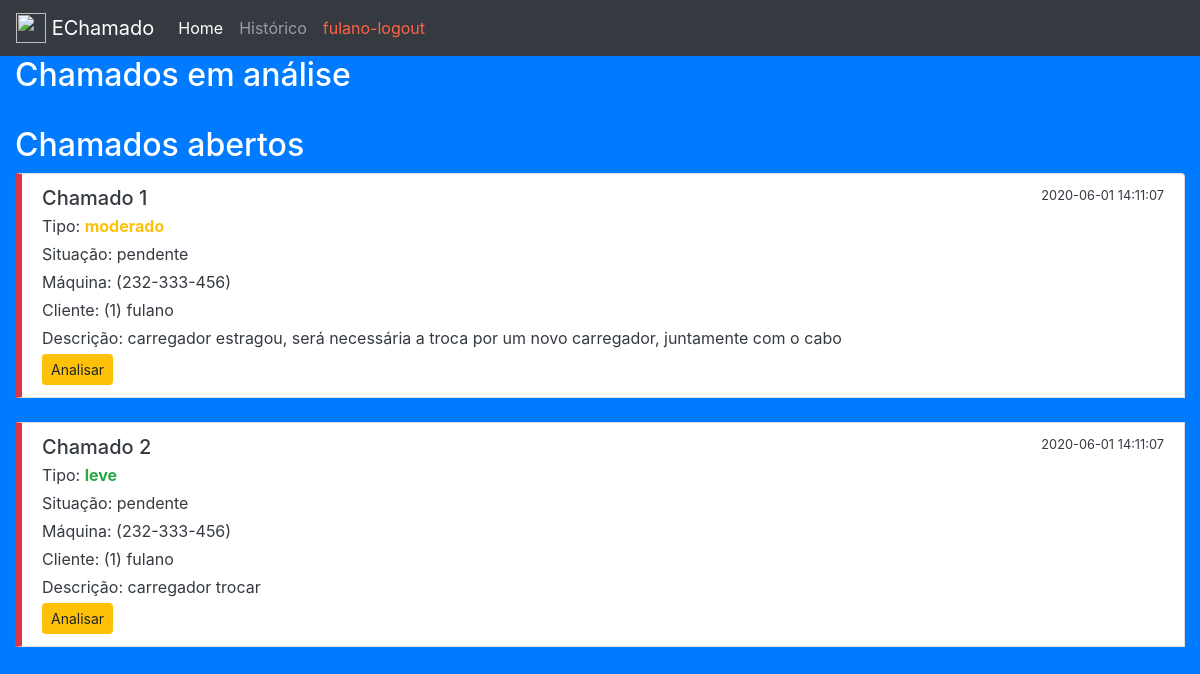
The page /pTecnico.php (signed in) on the database its author committed.
### tables this page shows
CREATE TABLE chamado (
    id INTEGER AUTO_INCREMENT PRIMARY KEY,
    dthrCadastro DATETIME NOT NULL DEFAULT now(),
    descricao VARCHAR(500) NOT NULL,
    tipo VARCHAR(10) NOT NULL,
    situacao VARCHAR(10) NOT NULL DEFAULT "pendente",
    ipMaquina VARCHAR(30),
    idCliente INTEGER NOT NULL,
    idTecnico INTEGER,
    dthrAnalise DATETIME,
    dthrFinalizado DATETIME
) CHARSET=utf8;

CREATE TABLE cliente (
    id INTEGER AUTO_INCREMENT PRIMARY KEY,
    nome VARCHAR(50) NOT NULL,
    senha VARCHAR(5) NOT NULL,
    ativo BOOLEAN NOT NULL DEFAULT 1,
    ipMaquina VARCHAR(30)
) CHARSET=utf8;

### pTecnico.php (the view, shortened to what this page needs)
<?php
    require_once 'conect.php';
?>
<body id="fundo">
<div class="container-fluid">
    <div class="row">
        <div class="col-sm-12" id="menu">
            <nav class="navbar navbar-expand-lg navbar-dark bg-dark">
                <a class="navbar-brand" href="pTecnico.php"><img src="https://img.icons8.com/color/48/000000/technical-support.png" width="30" height="30" class="d-inline-block align-top" alt="" loading="lazy"> EChamado</a>
                <div class="collapse navbar-collapse" id="navbarNav">
                    <ul class="navbar-nav">
                        <li class="nav-item active"><a class="nav-link" href="pTecnico.php">Home</a></li>
                        <li class="nav-item"><a class="nav-link" href="tecRelFinalizados.php">Histórico</a></li>
                        <li class="nav-item"><a class="nav-link" href="logout.php" style="color:tomato;"><?=$_SESSION['nome']?>-logout</a></li>
                    </ul>
                </div>
            </nav>
        </div>
    </div>
    <div class="row">
        <div class="col-sm-12">
            <h2>Chamados em análise</h2>
            <br>
        </div>
    </div>
    <div class="row">
        <div class="col-sm-12">
            <h2>Chamados abertos</h2>
            <div class="list-group">
                <?php
                $r = $db->query("SELECT * FROM chamado WHERE situacao='pendente' ORDER BY dthrCadastro DESC,situacao,tipo DESC");
                $linhas = $r->fetchAll(PDO::FETCH_ASSOC);
                foreach($linhas as $l) {
                    switch ($l['tipo']) {
                        case "leve":
                            $cor = "#28A745";
                            break;
                        case "moderado":
                            $cor = "#FFC107";
                            break;
                    }
                    echo "
                            <li class='list-group-item' id='item2'>
                                <div class='d-flex w-100 justify-content-between'>
                                    <h5 class='mb-1'>Chamado ".$l['id']."</h5>
                                    <small>".$l['dthrCadastro']."</small>
                                </div>
                                <p class='mb-1'>Tipo: <span style='color: ".$cor."'><b>".$l['tipo']."</b></span></p>
                                <p class='mb-1'>Situação: ".$l['situacao']."</p>
                        ";
                    echo "
                                <p class='mb-1'>Máquina: (".$l['ipMaquina'].") ".$nomeMaquina."</p>
                        ";
                    $r3 = $db->prepare("SELECT nome FROM cliente WHERE id=?");
                    $r3->execute(array($l['idCliente']));
                    $linhas3 = $r3->fetchAll(PDO::FETCH_ASSOC);
                    foreach($linhas3 as $l3) {$nomeCliente = $l3['nome'];}
                    echo "
                                <p class='mb-1'>Cliente: (".$l['idCliente'].") ".$nomeCliente."</p>
                                <p class='mb-1'>Descrição: ".$l['descricao']."</p>
                                <a class='btn btn-warning btn-sm' href='analisarChamado.php?id=".base64_encode($l['id'])."&id2=".base64_encode($l['idCliente'])."'>Analisar</a>
                            </li>
                        ";
                    echo "<br>";
                }
                ?>
            </div>
        </div>
    </div>
</div>
</body>
</html>

### estilo.css (style rules this page uses)
#fundo { background-color: #007BFF; color: white; }
#menu { padding: 0%; }
#item2 { color: #343A40; border-left: solid 7px #DC3545; }

### rows shown on the page
chamado: id "1", dthrCadastro "2020-06-01 14:11:07", tipo "moderado", situacao "pendente", ipMaquina "232-333-456", idCliente "1", idCliente.nome "fulano", descricao "carregador estragou, será necessária a troca por um novo carregador, juntamente com o cabo"
chamado: id "2", dthrCadastro "2020-06-01 14:11:07", tipo "leve", situacao "pendente", ipMaquina "232-333-456", idCliente "1", idCliente.nome "fulano", descricao "carregador trocar"

### other values the page prints
$_SESSION['nome'] "fulano"
